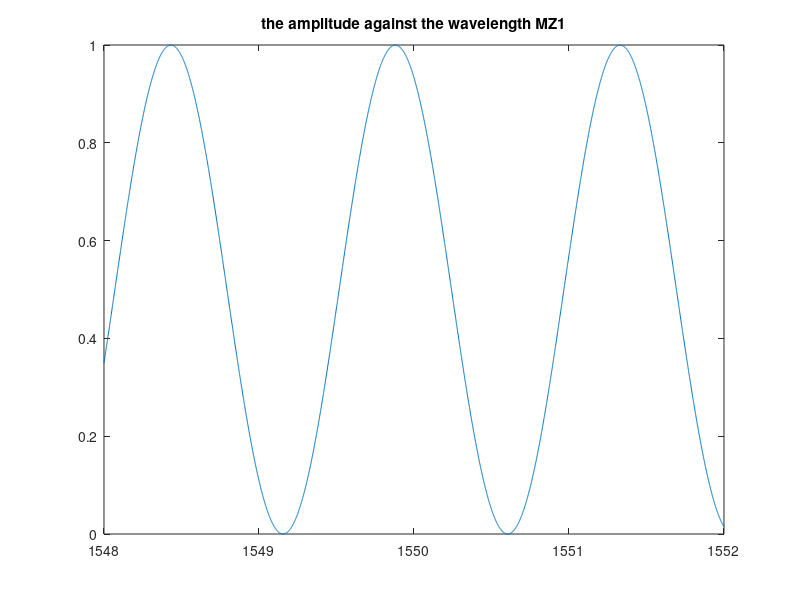
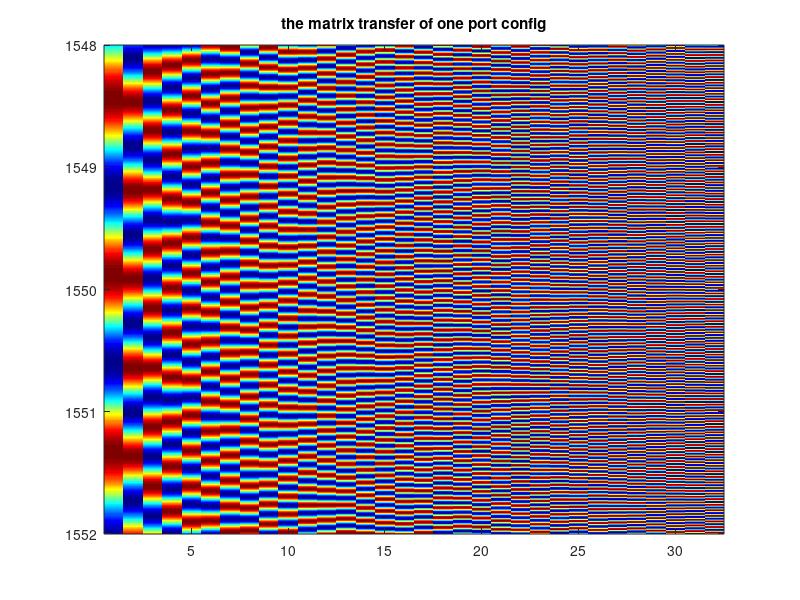
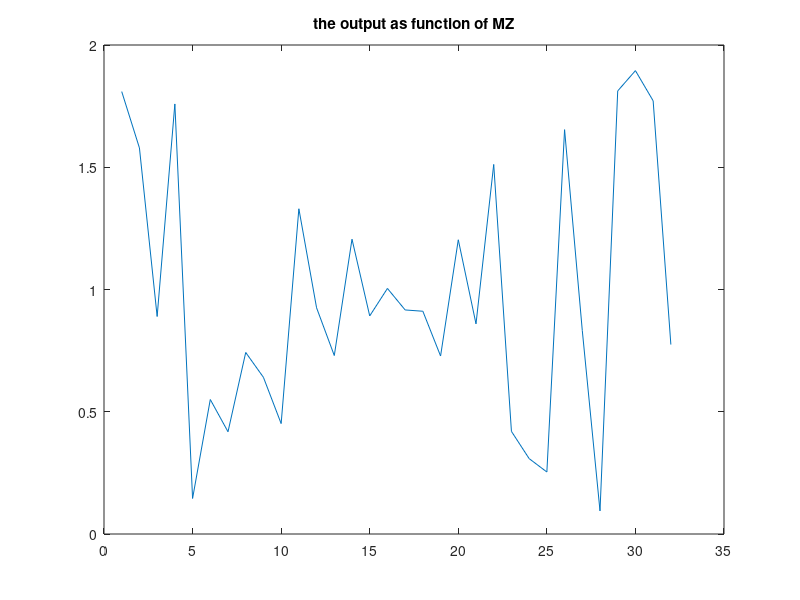
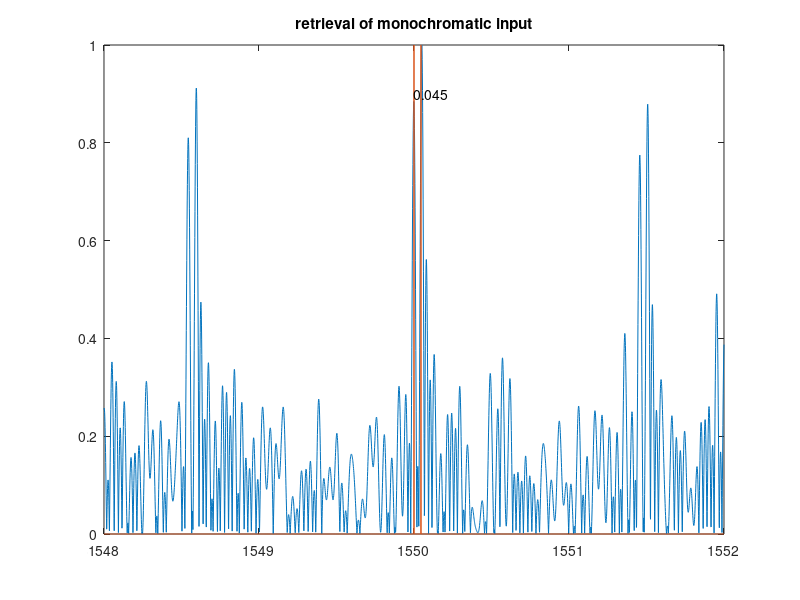

These charts were generated, in order, by the following MATLAB code:
%here we use the simplified expression for the transfere matrix at each%port

close all
%neff=3.49769;
L1=1e7;
DeltaL0=365*1e3;
%Beta = neff*2*pi;

w=[];
res1=0;
res2=0;
lambda= [1548:0.001:1552];
neff0=-1.6*1e-3*lambda+4.5197;                    %n is function of " lambda " here for width 450nm
delta_neff=0.0226;                                %fluctuation of n due to fluctuation of width(+-20nm)                                

%alpha=log(2)/(2*(L1+DeltaL0));                    
alpha= ( log(10)/20 ) * 1e-7 *  (1e-3);
tic

for N=1:32
    L2=L1+N*DeltaL0;    
    DeltaL=L2-L1;
    out1=[];
    out2=[];
    neff=neff0-delta_neff+2*delta_neff*rand;      %fluctuation for n is added for each MZ " due to width fluctuation"
    for i=1:length(lambda)                        %change in the width dosn't change the slope neff(lambda)
        Beta=2*pi*neff(i)/lambda(i);
        res1= 0.5*exp(-2*alpha*L2) * ( 0.5*(1+exp(-2*alpha*DeltaL) )-exp(-alpha*DeltaL)*cos(Beta*DeltaL));  %propagation with losses
        %res1=0.5*(1+cos(Beta*DeltaL));           %the propagation part without losses
        out1=[out1,res1];    
    end
    w=[w,out1'];
end
toc

%% the transfer matrix for the first MZI (sinusoidal)
% (to extract Littrow condition)
figure
plot(lambda,w(:,1))
title('the amplitude against the wavelength MZ1')
%% The transfer matrix 
figure
imagesc([1:32],lambda,w); 
colormap jet
title('the matrix transfer of one port config')
%% The original input spectrum

lambda_in=1550;
sep=0.045;

Pin=[zeros(size(w(:,1)'))];

[l0,x] = (min(abs(lambda - lambda_in)))
[l1,x2] = (min(abs(lambda - (lambda_in+sep))))

%x=find(lambda==lambda_in);
%x2=find(lambda==lambda_in+0.040);                   %(add small delta_lambda)

Pin(x)=1; 
Pin(x2)=1;
Pout=Pin*w;
% the output
figure
plot([1:32],Pout)
title('the output as function of MZ')

%% retrieve the spectral input from the interferogram
PinRet=abs(Pout*pinv(w));

figure
plot(lambda,PinRet./max(PinRet))
hold on 
plot(lambda,Pin)                                 %plot the original input with the retrieval spectrum
hold off
text(lambda_in,0.9,num2str(sep));
title('retrieval of monochromatic input')


%% filtring the noise by convolution 
sigm=0.03;

gaus=exp(-0.5*((lambda-1550)/sigm).^2)*1/(sqrt(2*pi)*sigm);
c=conv(gaus,PinRet,'same');
figure
plot(lambda,c)
title('the filttred signal')

% annother method to filter using 'gausswin', we can also use 'filter(PinRet,1,y)'
% y=gausswin(4001,50);             %cette fonction comme comme 'moyenne' le centre de la longueur donn�e donn�
% c=conv(y,PinRet,'same');
% figure 
% plot(lambda,y)
% 
% figure
% plot(lambda,c)

